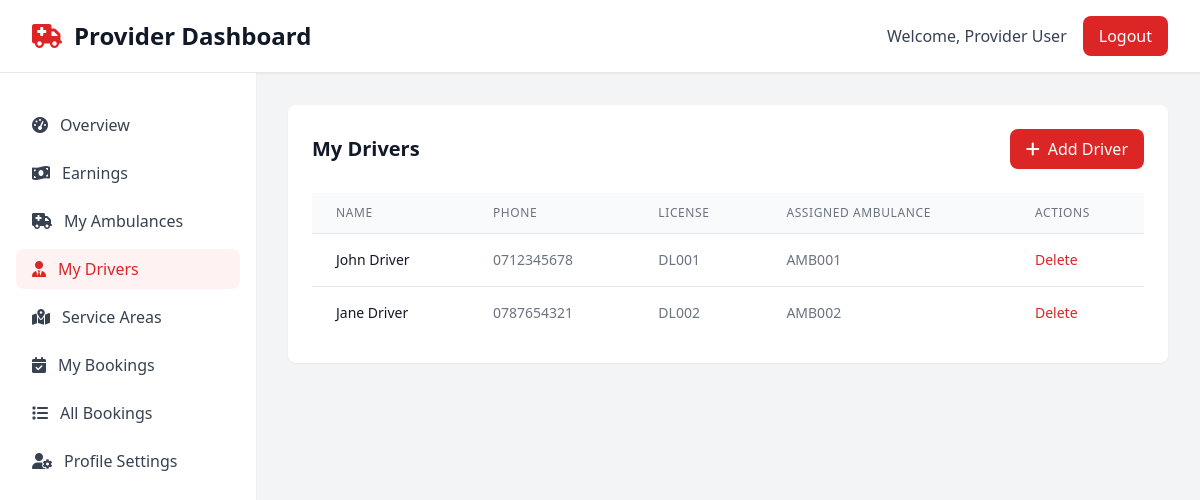
The page /provider/drivers.php (signed in) on the database its author committed.
### tables this page shows
CREATE TABLE IF NOT EXISTS drivers (
    id INT AUTO_INCREMENT PRIMARY KEY,
    provider_id INT NOT NULL,
    ambulance_id INT,
    fullname VARCHAR(100) NOT NULL,
    phone VARCHAR(20) NOT NULL,
    license_number VARCHAR(50) NOT NULL,
    status ENUM('active', 'inactive') DEFAULT 'active',
    created_at TIMESTAMP DEFAULT CURRENT_TIMESTAMP,
    FOREIGN KEY (provider_id) REFERENCES users(id) ON DELETE CASCADE,
    FOREIGN KEY (ambulance_id) REFERENCES ambulances(id) ON DELETE SET NULL
);

CREATE TABLE IF NOT EXISTS ambulances (
    id INT AUTO_INCREMENT PRIMARY KEY,
    provider_id INT NOT NULL,
    vehicle_number VARCHAR(20) NOT NULL,
    vehicle_type VARCHAR(50) NOT NULL,
    status ENUM('available', 'busy', 'maintenance') DEFAULT 'available',
    created_at TIMESTAMP DEFAULT CURRENT_TIMESTAMP,
    FOREIGN KEY (provider_id) REFERENCES users(id) ON DELETE CASCADE
);

### provider/drivers.php (the view, shortened to what this page needs)
<?php
include '../config.php';
$provider_id = $_SESSION['user_id'];
$drivers = $conn->query("SELECT d.*, a.vehicle_number FROM drivers d LEFT JOIN ambulances a ON d.ambulance_id = a.id WHERE d.provider_id = $provider_id ORDER BY d.created_at DESC");
include '../includes/header.php';
include '../includes/sidebar.php';
?>
        <main class="flex-1 p-8">
            <section class="mb-8">
                <div class="bg-white rounded-lg shadow-sm p-6">
                    <div class="flex justify-between items-center mb-6">
                        <h2 class="text-xl font-semibold text-gray-900">My Drivers</h2>
                        <button onclick="showAddDriverModal()" class="bg-red-600 text-white px-4 py-2 rounded-lg hover:bg-red-700">
                            <i class="fas fa-plus mr-2"></i>Add Driver
                        </button>
                    </div>
                    <div class="overflow-x-auto">
                        <table class="min-w-full divide-y divide-gray-200">
                            <thead class="bg-gray-50">
                                <tr>
                                    <th class="px-6 py-3 text-left text-xs font-medium text-gray-500 uppercase tracking-wider">Name</th>
                                    <th class="px-6 py-3 text-left text-xs font-medium text-gray-500 uppercase tracking-wider">Phone</th>
                                    <th class="px-6 py-3 text-left text-xs font-medium text-gray-500 uppercase tracking-wider">License</th>
                                    <th class="px-6 py-3 text-left text-xs font-medium text-gray-500 uppercase tracking-wider">Assigned Ambulance</th>
                                    <th class="px-6 py-3 text-left text-xs font-medium text-gray-500 uppercase tracking-wider">Actions</th>
                                </tr>
                            </thead>
                            <tbody class="bg-white divide-y divide-gray-200">
                                <?php if ($drivers->num_rows > 0): ?>
                                    <?php while ($driver = $drivers->fetch_assoc()): ?>
                                    <tr>
                                        <td class="px-6 py-4 whitespace-nowrap text-sm font-medium text-gray-900"><?php echo htmlspecialchars($driver['fullname']); ?></td>
                                        <td class="px-6 py-4 whitespace-nowrap text-sm text-gray-500"><?php echo htmlspecialchars($driver['phone']); ?></td>
                                        <td class="px-6 py-4 whitespace-nowrap text-sm text-gray-500"><?php echo htmlspecialchars($driver['license_number']); ?></td>
                                        <td class="px-6 py-4 whitespace-nowrap text-sm text-gray-500"><?php echo htmlspecialchars($driver['vehicle_number'] ?? 'Not assigned'); ?></td>
                                        <td class="px-6 py-4 whitespace-nowrap text-sm font-medium">
                                            <button onclick="deleteDriver(<?php echo $driver['id']; ?>)" class="text-red-600 hover:text-red-900">Delete</button>
                                        </td>
                                    </tr>
                                    <?php endwhile; ?>
                                <?php else: ?>
                                    <tr>
                                        <td colspan="5" class="px-6 py-4 text-center text-gray-500">No drivers found</td>
                                    </tr>
                                <?php endif; ?>
                            </tbody>
                        </table>
                    </div>
                </div>
            </section>
        </main>
        </div>
<?php include '../includes/footer.php'; ?>

### rows shown on the page
drivers: fullname "John Driver", phone "0712345678", license_number "DL001", ambulance.vehicle_number "AMB001"
drivers: fullname "Jane Driver", phone "0787654321", license_number "DL002", ambulance.vehicle_number "AMB002"

### other values the page prints
$dashboard_type "Provider"
$_SESSION['fullname'] "Provider User"
